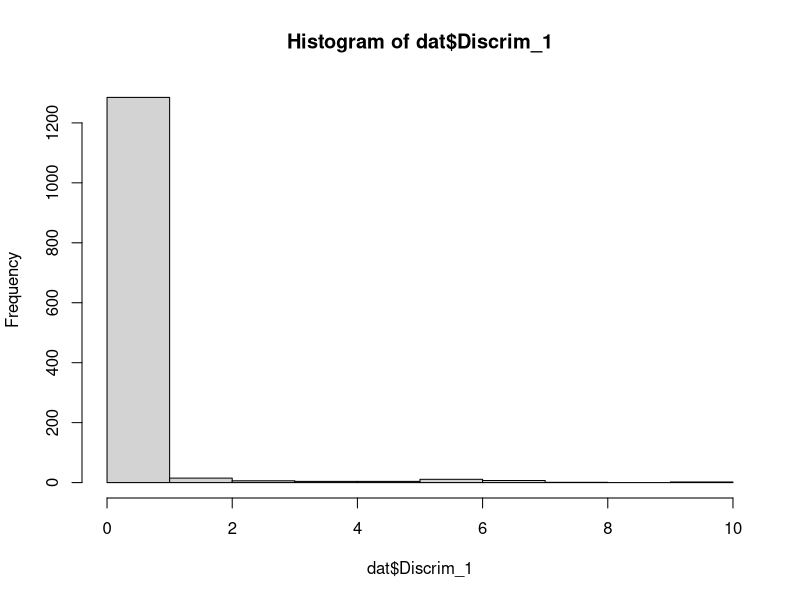
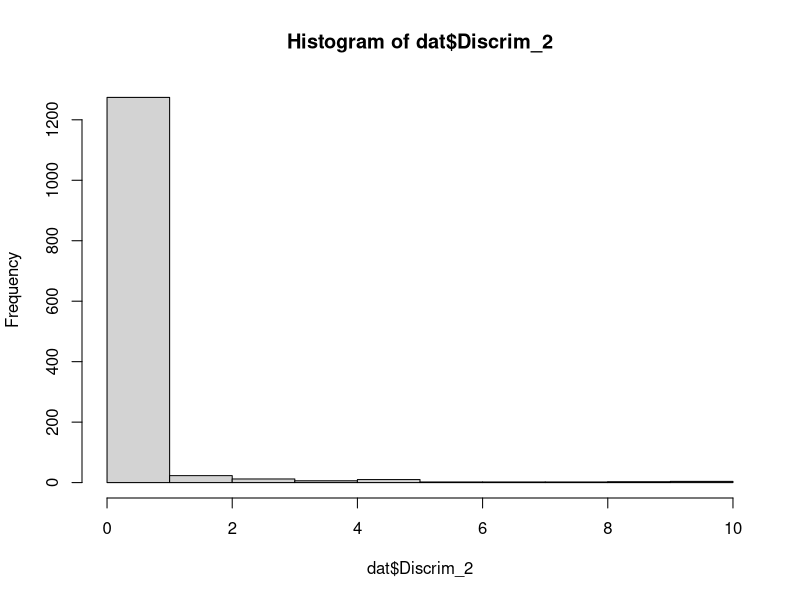
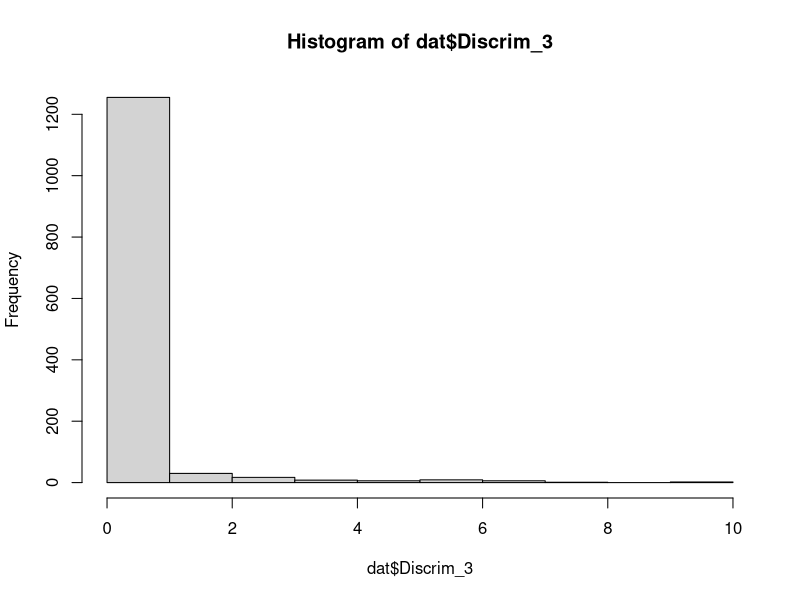
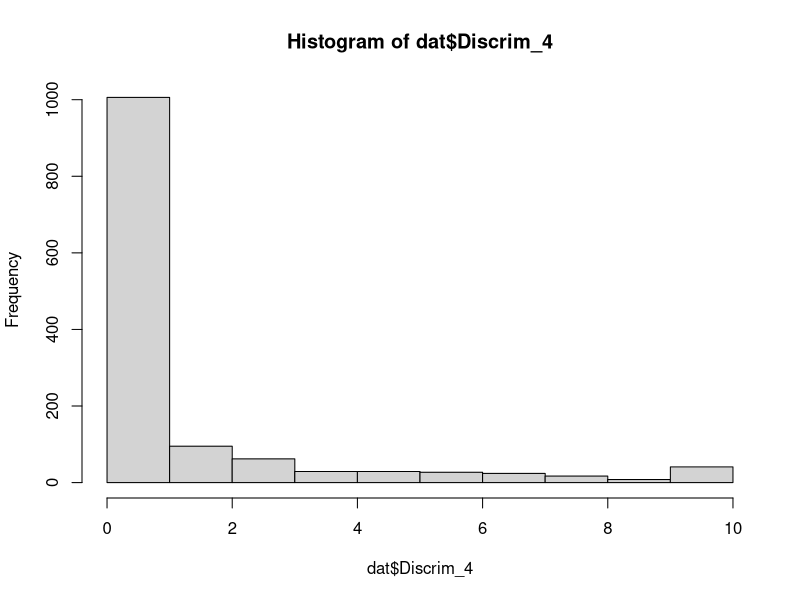
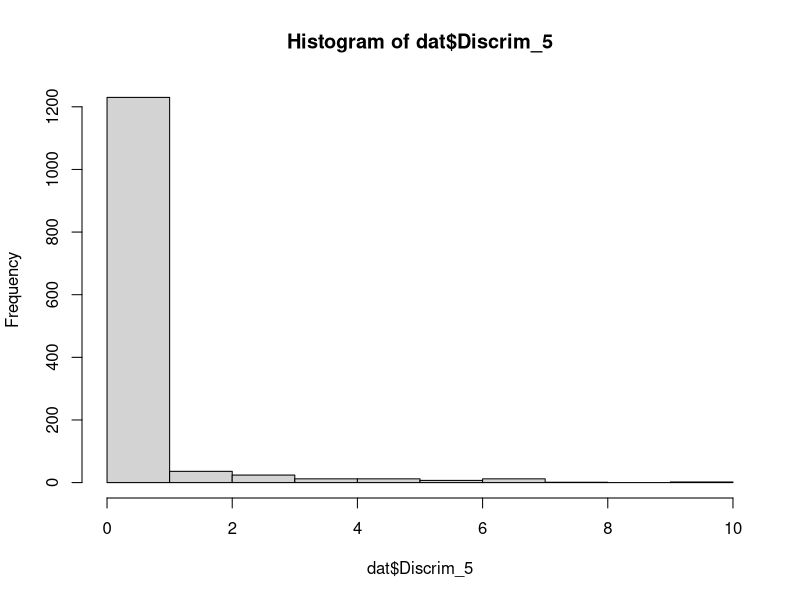
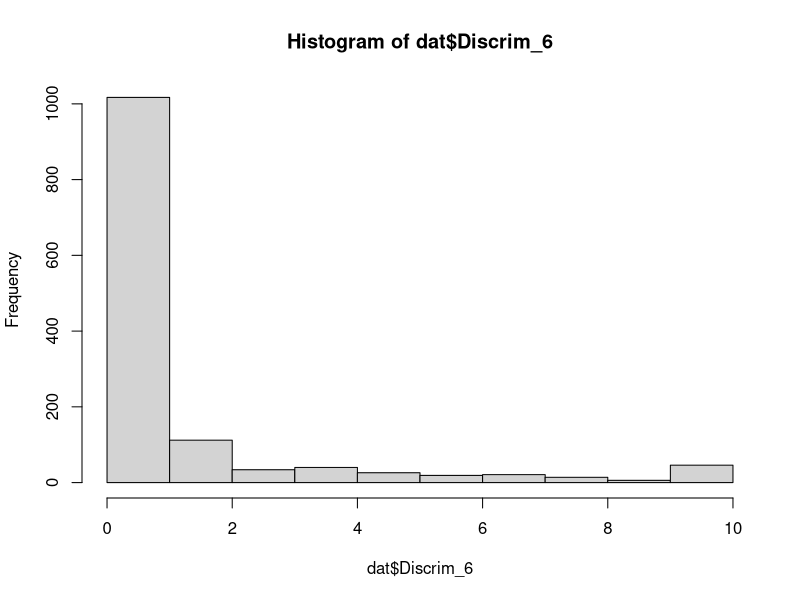
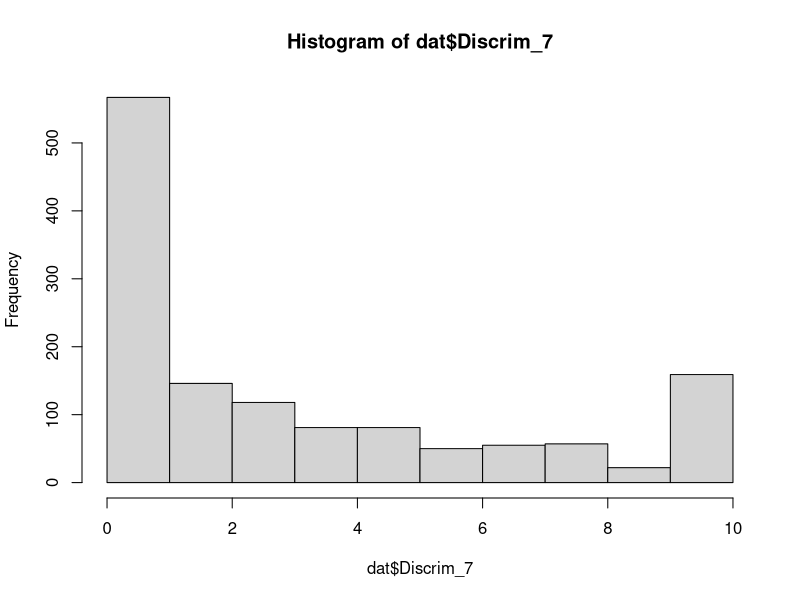
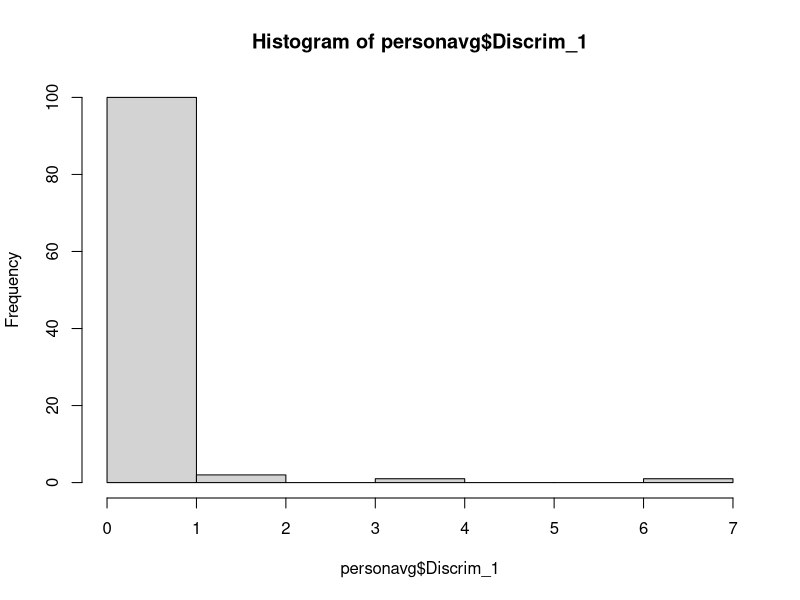

Source code (R) for these figures, in order: (Note: this script raises an error after producing the figures.)
library(tidyverse)

# read in daily diary
dat = read.delim("./5 Clean data/ElectionStudy_MergedDailyDiary_clean.txt")

# histograms for discrim
# in person
hist(dat$Discrim_1)
# online
hist(dat$Discrim_2)
# vicarious in person
hist(dat$Discrim_3)
# vicarious online
hist(dat$Discrim_4)
# negative comments/jokes in person
hist(dat$Discrim_5)
# negative comments/jokes online
hist(dat$Discrim_6)
# rumination
hist(dat$Discrim_7)

# look at person averages
personavg = select(dat, SubID, Discrim_1:Discrim_7) %>% 
  group_by(SubID) %>% 
  summarise_all(mean)
hist(personavg$Discrim_1)
hist(personavg$Discrim_2)
hist(personavg$Discrim_3)
hist(personavg$Discrim_4)
hist(personavg$Discrim_5)
hist(personavg$Discrim_6)
hist(personavg$Discrim_7)

# recode discrim as no = 0, yes = 1
newdat = select(dat, SubID, Discrim_1:Discrim_7, DailyNews, Survey, DMIL_1:DMIL_2, DayStudy.adj:Anx_agg)

newdat$Discrim_1.d = ifelse(newdat$Discrim_1 == 0, 0, 1)
newdat$Discrim_2.d = ifelse(newdat$Discrim_2 == 0, 0, 1)
newdat$Discrim_3.d = ifelse(newdat$Discrim_3 == 0, 0, 1)
newdat$Discrim_4.d = ifelse(newdat$Discrim_4 == 0, 0, 1)
newdat$Discrim_5.d = ifelse(newdat$Discrim_5 == 0, 0, 1)
newdat$Discrim_6.d = ifelse(newdat$Discrim_6 == 0, 0, 1)
newdat$Discrim_7.d = ifelse(newdat$Discrim_7 == 0, 0, 1)

newdat$Discrim_all.d = ifelse((newdat$Discrim_1.d + newdat$Discrim_2.d + newdat$Discrim_3.d + newdat$Discrim_4.d +
                                 newdat$Discrim_5.d + newdat$Discrim_6.d + newdat$Discrim_7.d) == 0, 0, 1)

newdat$Discrim_all_norum.d = ifelse((newdat$Discrim_1.d + newdat$Discrim_2.d + newdat$Discrim_3.d + newdat$Discrim_4.d +
                                       newdat$Discrim_5.d + newdat$Discrim_6.d) == 0, 0, 1)


# look at proportion of recoded yes/no
mean(newdat$Discrim_1.d, na.rm=T)
mean(newdat$Discrim_2.d, na.rm=T)
mean(newdat$Discrim_3.d, na.rm=T)
mean(newdat$Discrim_4.d, na.rm=T)
mean(newdat$Discrim_5.d, na.rm=T)
mean(newdat$Discrim_6.d, na.rm=T)
mean(newdat$Discrim_7.d, na.rm=T)
mean(newdat$Discrim_all.d, na.rm=T)
mean(newdat$Discrim_all_norum.d, na.rm=T)

# write data
write.table(newdat, "./5 Clean data/ElectionStudy_MergedDailyDiary_clean_recodedDiscrim.txt", sep="\t", row.names=F)


# Add lagged and previous days ----------------------------------------------------------------

newdat = read.delim("./5 Clean data/ElectionStudy_MergedDailyDiary_clean_recodedDiscrim.txt")

# add staggered values- first need to put in NAs for missing days
# figure out which subs are missing days
fullDays = c(1:14)
for (i in unique(newdat$SubID)) {
  if (nrow(newdat[newdat$SubID == i,]) < 14) {
    
    missDays = fullDays[!(fullDays %in% unique(newdat$DayStudy.adj[newdat$SubID == i]))]
    newdat = rbind(newdat,
                   data.frame(SubID = i,
                              Discrim_1 = NA, Discrim_2 = NA, Discrim_3 = NA, Discrim_4 = NA, Discrim_5 = NA, Discrim_6 = NA, Discrim_7 = NA,
                              DailyNews = 1, Survey = NA, DMIL_1 = NA, DMIL_2 = NA,
                              DayStudy.adj = missDays,
                              DayWeek = NA, # need to fix after
                              NA_agg = NA, PA_agg = NA, Dep_agg = NA, Anx_agg = NA,
                              Discrim_1.d = NA, Discrim_2.d = NA, Discrim_3.d = NA, Discrim_4.d = NA, Discrim_5.d = NA, Discrim_6.d = NA, Discrim_7.d = NA,
                              Discrim_all.d = NA, Discrim_all_norum.d = NA))
  }
}

# check
count(newdat, SubID)

# add in day of week
newdat$DayWeek[newdat$DayStudy.adj %in% c(1, 8)] = "Wednesday"
newdat$DayWeek[newdat$DayStudy.adj %in% c(2, 9)] = "Thursday"
newdat$DayWeek[newdat$DayStudy.adj %in% c(3, 10)] = "Friday"
newdat$DayWeek[newdat$DayStudy.adj %in% c(4, 11)] = "Saturday"
newdat$DayWeek[newdat$DayStudy.adj %in% c(5, 12)] = "Sunday"
newdat$DayWeek[newdat$DayStudy.adj %in% c(6, 13)] = "Monday"
newdat$DayWeek[newdat$DayStudy.adj %in% c(7, 14)] = "Tuesday"

# sort
newdat = newdat[order(newdat$DayStudy.adj),]
newdat = newdat[order(newdat$SubID),]

# add next day
for (i in unique(newdat$SubID)) {
  temp = newdat[newdat$SubID == i,]
  for (r in 1:13) {
    # next dat
    newdat$NA_agg_nextDay[newdat$DayStudy.adj == r & newdat$SubID == i] = temp$NA_agg[temp$DayStudy.adj == r+1]
    newdat$PA_agg_nextDay[newdat$DayStudy.adj == r & newdat$SubID == i] = temp$PA_agg[temp$DayStudy.adj == r+1]
    newdat$Dep_agg_nextDay[newdat$DayStudy.adj == r & newdat$SubID == i] = temp$Dep_agg[temp$DayStudy.adj == r+1]
    newdat$Anx_agg_nextDay[newdat$DayStudy.adj == r & newdat$SubID == i] = temp$Anx_agg[temp$DayStudy.adj == r+1]
  }
}

# add previous day
for (i in unique(newdat$SubID)) {
  temp = newdat[newdat$SubID == i,]
  for (r in 2:14) {
    # next dat
    newdat$NA_agg_prevDay[newdat$DayStudy.adj == r & newdat$SubID == i] = temp$NA_agg[temp$DayStudy.adj == r-1]
    newdat$PA_agg_prevDay[newdat$DayStudy.adj == r & newdat$SubID == i] = temp$PA_agg[temp$DayStudy.adj == r-1]
    newdat$Dep_agg_prevDay[newdat$DayStudy.adj == r & newdat$SubID == i] = temp$Dep_agg[temp$DayStudy.adj == r-1]
    newdat$Anx_agg_prevDay[newdat$DayStudy.adj == r & newdat$SubID == i] = temp$Anx_agg[temp$DayStudy.adj == r-1]
  }
}

write.table(newdat, "./5 Clean Data/ElectionStudy_MergedDailyDiary_clean_recodedDiscrim_laggedDays.txt", sep="\t", row.names=F)
